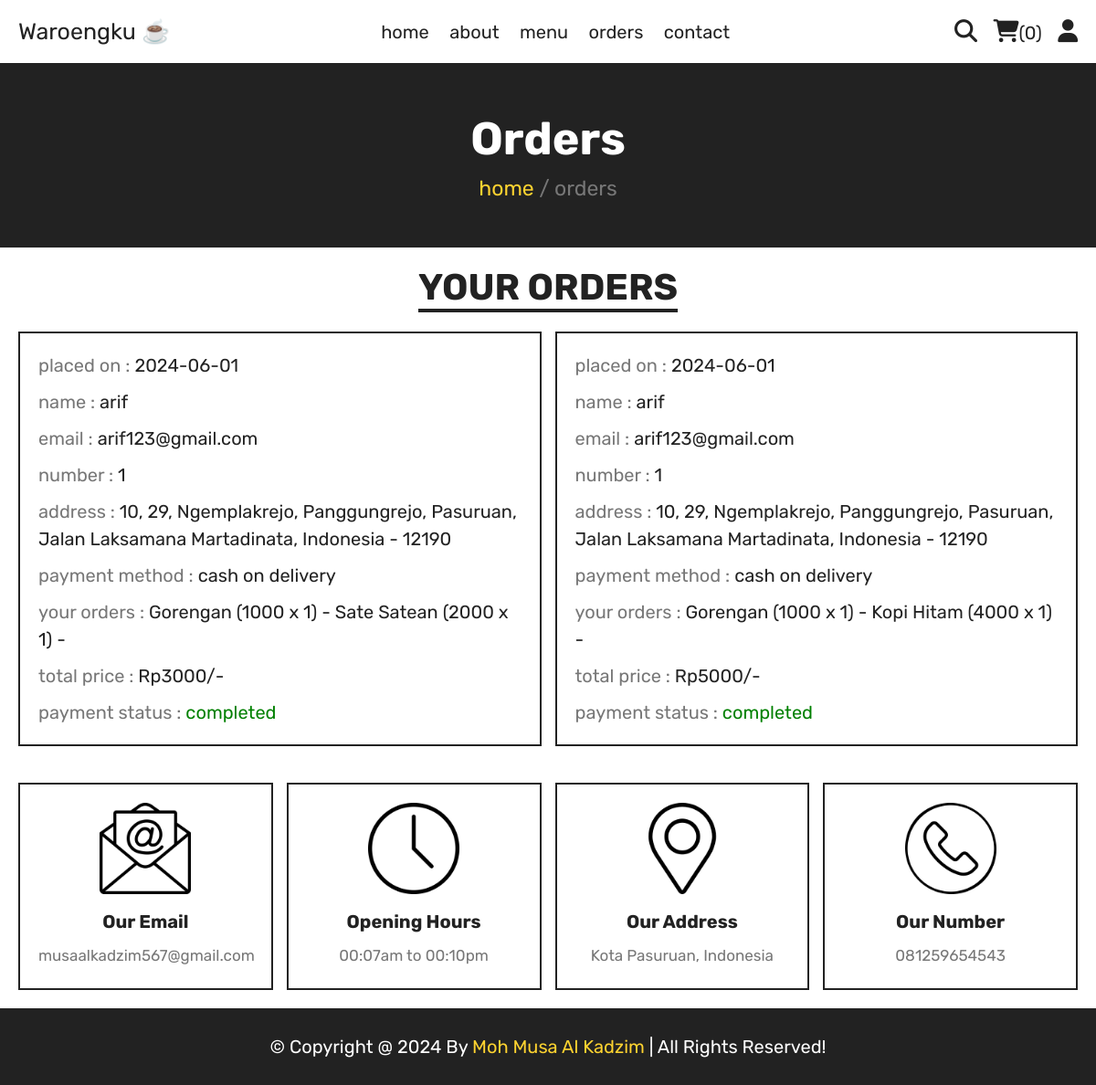
Screenshot of /orders.php (signed in) with the database file from the repository.
### tables this page shows
CREATE TABLE `orders` (
  `id` int(100) NOT NULL,
  `user_id` int(100) NOT NULL,
  `name` varchar(20) NOT NULL,
  `number` varchar(10) NOT NULL,
  `email` varchar(50) NOT NULL,
  `method` varchar(50) NOT NULL,
  `address` varchar(500) NOT NULL,
  `total_products` varchar(1000) NOT NULL,
  `total_price` int(100) NOT NULL,
  `placed_on` date NOT NULL DEFAULT current_timestamp(),
  `payment_status` varchar(20) NOT NULL DEFAULT 'pending'
);

### orders.php (the view, shortened to what this page needs)
<?php
include 'components/connect.php';
if(isset($_SESSION['user_id'])){
   $user_id = $_SESSION['user_id'];
}else{
   $user_id = '';
   header('location:home.php');
};
?>
<!DOCTYPE html>
<html lang="en">
<head>
   <link rel="stylesheet" href="https://cdnjs.cloudflare.com/ajax/libs/font-awesome/6.1.1/css/all.min.css">
   <link rel="stylesheet" href="css/style.css">
</head>
<body>
<?php include 'components/user_header.php'; ?>
<div class="heading">
   <h3>orders</h3>
   <p><a href="html.php">home</a> <span> / orders</span></p>
</div>
<section class="orders">
   <h1 class="title">your orders</h1>
   <div class="box-container">
   <?php
      if($user_id == ''){
         echo '<p class="empty">please login to see your orders</p>';
      }else{
         $select_orders = $conn->prepare("SELECT * FROM `orders` WHERE user_id = ?");
         $select_orders->execute([$user_id]);
         if($select_orders->rowCount() > 0){
            while($fetch_orders = $select_orders->fetch(PDO::FETCH_ASSOC)){
   ?>
   <div class="box">
      <p>placed on : <span><?= $fetch_orders['placed_on']; ?></span></p>
      <p>name : <span><?= $fetch_orders['name']; ?></span></p>
      <p>email : <span><?= $fetch_orders['email']; ?></span></p>
      <p>number : <span><?= $fetch_orders['number']; ?></span></p>
      <p>address : <span><?= $fetch_orders['address']; ?></span></p>
      <p>payment method : <span><?= $fetch_orders['method']; ?></span></p>
      <p>your orders : <span><?= $fetch_orders['total_products']; ?></span></p>
      <p>total price : <span>Rp<?= $fetch_orders['total_price']; ?>/-</span></p>
      <p>payment status : <span style="color:<?php if($fetch_orders['payment_status'] == 'pending'){ echo 'red'; }else{ echo 'green'; }; ?>"><?= $fetch_orders['payment_status']; ?></span> </p>
   </div>
   <?php
      }
      }else{
         echo '<p class="empty">no orders placed yet!</p>';
      }
      }
   ?>
   </div>
</section>
<?php include 'components/footer.php'; ?>
</body>
</html>

### css/style.css (style rules this page uses)
:root { --yellow:#fed330; --red:#e74c3c; --white:#fff; --black:#222; --light-color:#777; --border:.2rem solid var(--black); }
* { font-family: 'Rubik', sans-serif; margin:0; padding:0; box-sizing: border-box; outline: none; border: none; text-decoration: none; }
html { font-size: 62.5%; overflow-x: hidden; scroll-behavior: smooth; stop-opacity: 7rem; }
section { margin:0 auto; max-width: 1200px; padding:2rem; }
.title { text-align: center; margin-bottom: 2.5rem; font-size: 4rem; color:var(--black); text-transform: uppercase; text-decoration: underline; text-underline-offset: 1rem; }
.heading { display: flex; align-items: center; justify-content: center; gap:1rem; flex-flow: column; background-color: var(--black); min-height: 20rem; }
.heading h3 { font-size: 5rem; color:var(--white); text-transform: capitalize; }
.heading p { font-size: 2.3rem; color:var(--light-color); }
.heading p a { color:var(--yellow); }
.orders .box-container { display: flex; flex-wrap: wrap; gap:1.5rem; align-items: flex-start; }
.orders .box-container .box { padding:1rem 2rem; border:var(--border); flex:1 1 40rem; }
.orders .box-container .box p { line-height: 1.5; margin:1rem 0; font-size: 2rem; color:var(--light-color); }
.orders .box-container .box p span { color:var(--black); }

### rows the page displays
orders: placed_on "2024-06-01", name "arif", email "arif123@gmail.com", number "1", address "10, 29, Ngemplakrejo, Panggungrejo, Pasuruan, Jalan Laksamana Martadinata, Indonesia - 12190", method "cash on delivery", total_products "Gorengan (1000 x 1) - Sate Satean (2000 x 1) -", total_price "3000", payment_status "completed"
orders: placed_on "2024-06-01", name "arif", email "arif123@gmail.com", number "1", address "10, 29, Ngemplakrejo, Panggungrejo, Pasuruan, Jalan Laksamana Martadinata, Indonesia - 12190", method "cash on delivery", total_products "Gorengan (1000 x 1) - Kopi Hitam (4000 x 1) -", total_price "5000", payment_status "completed"

### other values shown
$total_cart_items "0"
